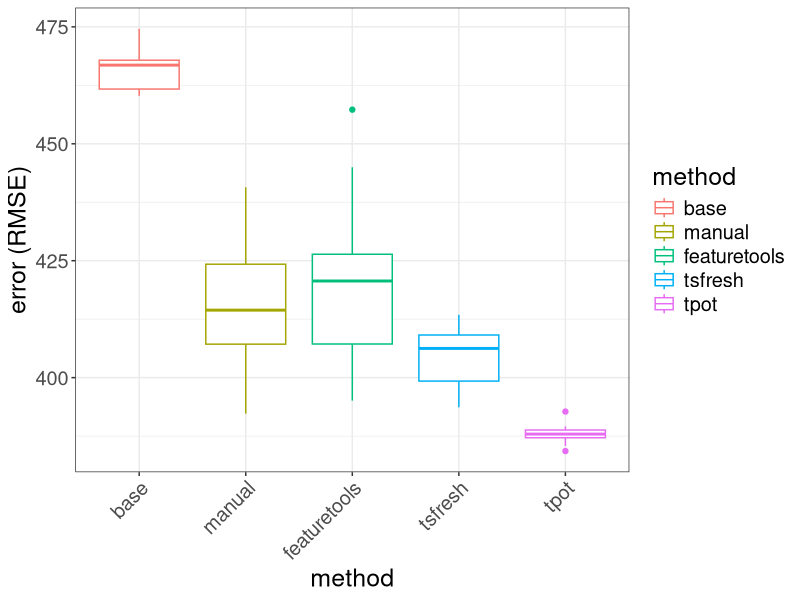
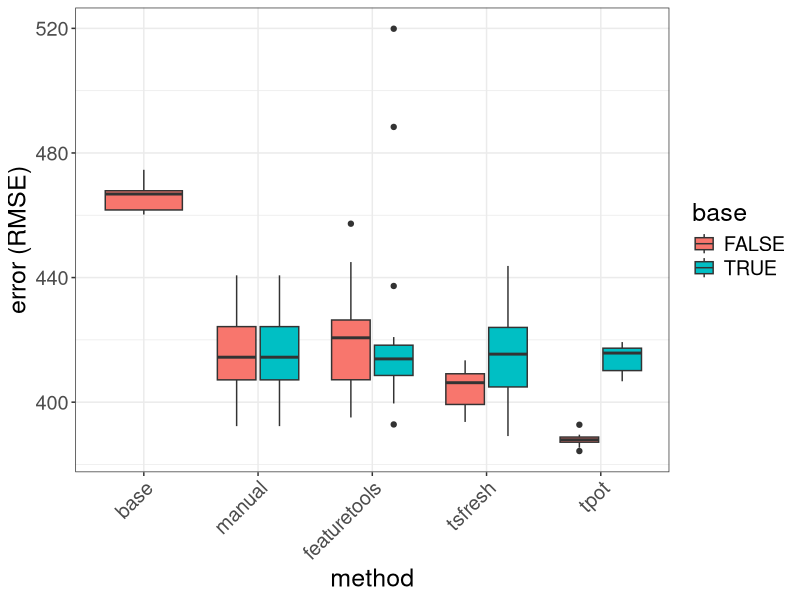
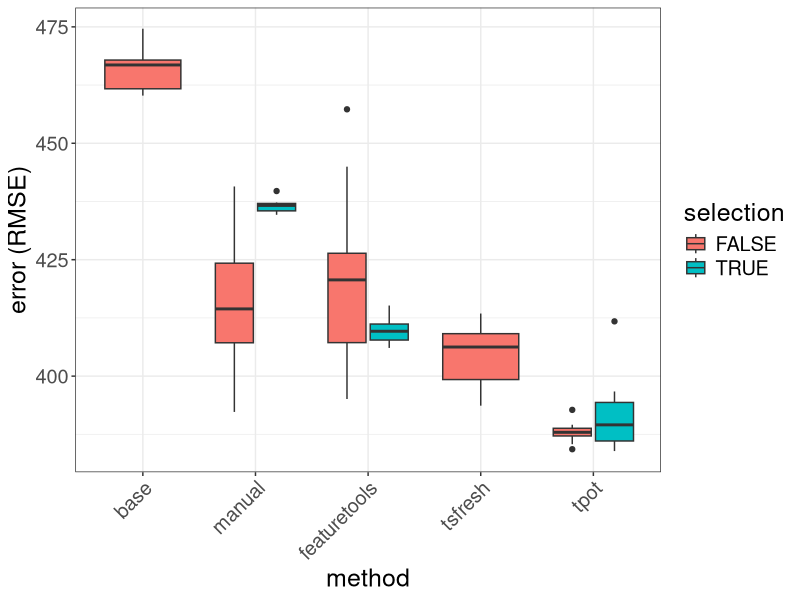
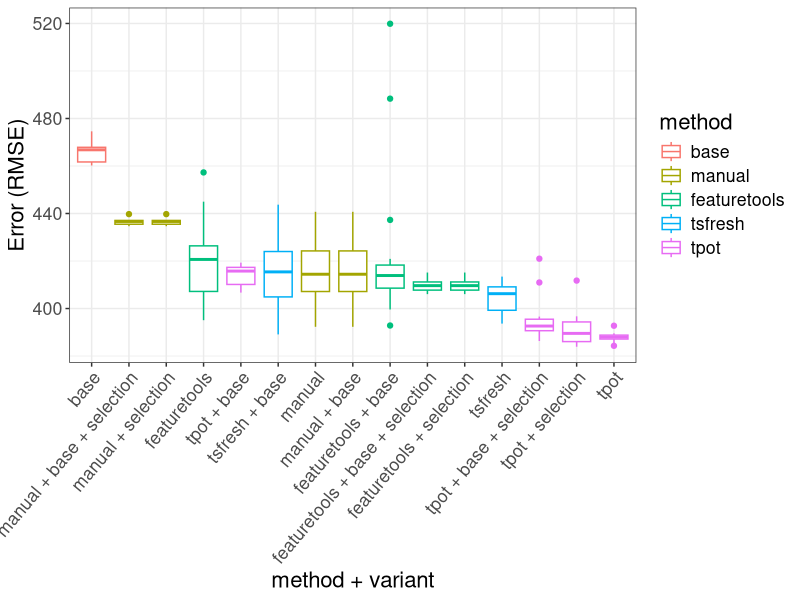

The R script that drew these images, in order:
## ---- chunk 1

library(dplyr)
library(ggplot2)
library(forcats)
library(stringr)

## ---- chunk 2

df <- read.csv("../../results/model_metrics.csv") %>% 
  select(-X) %>% 
  mutate(seed = as.factor(seed))

df %>% head

df %>% summary

## ---- chunk 3

df_prep <-
  df %>% 
  # extract information from 'algorithm' field
  mutate(method = word(algorithm, 1, sep = "_")) %>% 
  mutate(base = grepl("_base", algorithm)) %>% 
  mutate(selection = grepl("_selection", algorithm)) %>% 
  mutate(base_selection = grepl("_base_selection", algorithm)) %>% 
  # re-order factor levels
  mutate(method = factor(method, levels = c("base",
                                            "manual",
                                            "featuretools",
                                            "tsfresh",
                                            "tpot")))

df_prep %>% 
  select(algorithm, base, selection, base_selection) %>% 
  unique

## ---- chunk 4

# compare core-methods
df_prep %>% 
  filter(base == FALSE, selection == FALSE) %>% 
  # plot
  ggplot(aes(x = method, y = rmse)) +
  geom_boxplot(aes(color = method)) +
  # plot style
  theme_bw() +
  theme(axis.text.x = element_text(angle = 45, hjust = 1),
        text = element_text(size = 18)) +
  ylab("error (RMSE)")

# compare methods with and without adding base features in the end
df_prep %>%
  filter(selection == FALSE) %>% 
  # plot
  ggplot(aes(x = method, y = rmse)) +
  geom_boxplot(aes(fill = base)) +
  # plot style
  theme_bw() +
  theme(axis.text.x = element_text(angle = 45, hjust = 1),
        text = element_text(size = 18)) +
  ylab("error (RMSE)")

# compare methods with and without feature selection
df_prep %>% 
  filter(base == FALSE) %>% 
  # plot
  ggplot(aes(x = method, y = rmse)) +
  geom_boxplot(aes(fill = selection)) +
  # plot style
  theme_bw() +
  theme(axis.text.x = element_text(angle = 45, hjust = 1),
        text = element_text(size = 18)) +
  ylab("error (RMSE)")

# comparing all variants
df_prep %>% 
  mutate(algorithm = gsub("_", " + ", algorithm)) %>% 
  mutate(algorithm = fct_reorder(algorithm, -rmse)) %>%
  # plot
  ggplot(aes(x = algorithm, y = rmse)) +
  geom_boxplot(aes(color = method)) +
  # plot style
  theme_bw() +
  theme(axis.text.x = element_text(angle = 50, hjust = 1),
        text = element_text(size = 16)) +
  ylab("Error (RMSE)") +
  xlab("method + variant")

